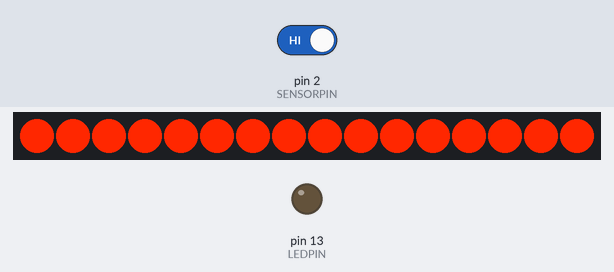
Recording of a sketch running on a simulated Arduino Uno, built with avr-gcc and run on an emulated ATmega328P. Shown: 16 RGB LEDs in strip order, left to right, output pins drawn as LEDs (lit = HIGH). The test bench sets the inputs (shaded band); at power-on: pin 2 (SENSORPIN) HIGH. Dim RGB values are drawn brighter than linear.

Above: at 1.2 s.
1.3 s: pin 2 (SENSORPIN) driven LOW
At 3.5 s:
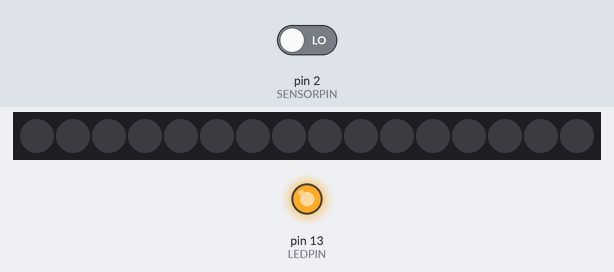
At 5.66 s:
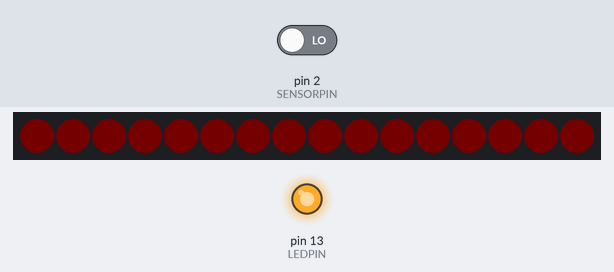
Timing chart, 0 to 7.2 s (numbered marks = the images above; inputs shaded):
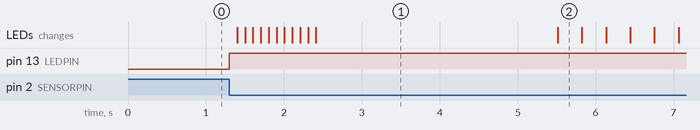

The sketch:

Eye_Code.ino
```cpp
#include <Adafruit_NeoPixel.h>          // Library for NeoPixels

#define pinPix 3                       // Pin driving NeoPixel Ring or String
#define numPix 16                      // Number of NeoPixels in the Ring or Strip
#define flash 6                      //Number of times for eye to flash
#define R 255
#define G 39
#define B 0
#define steps 200
//Set up neopixel ring
Adafruit_NeoPixel myNeoPixels = Adafruit_NeoPixel(numPix, pinPix, NEO_GRB + NEO_KHZ800);


#define LEDPIN 13                      // Board LED pin
#define SENSORPIN 2                    // IR Sensor Pin
int sensorState = 0, lastState=0;   //sensor variables


void setup() {
  myNeoPixels.begin();   // Initialize the NeoPixel array in the Arduino's memory,
  myNeoPixels.show();    // turn all pixels off, and upload to ring or string

  pinMode(LEDPIN, OUTPUT);
  pinMode(SENSORPIN, INPUT_PULLUP);
  Serial.begin(9600);
}

void loop() {
  //breathe(20, 100, 255,39,0);       // Pause; Number of steps; Full-on R,G,B values

  // read the state of the pushbutton value:
  sensorState = digitalRead(SENSORPIN);

  //sensor state low is beam broken
  if (sensorState == LOW) {
    // turn LED on:
    digitalWrite(LEDPIN, HIGH);
    for (int i=0;i<flash;i++){
      for (int i=0;i<numPix;i++){
        myNeoPixels.setPixelColor(i,R,G,B);
      }
      myNeoPixels.show();
      delay(100);
      for (int i=0;i<numPix;i++){
        myNeoPixels.setPixelColor(i,0,0,0);
      }
      myNeoPixels.show();
      delay(100);
    }
    delay(3000);
    int tmpR, tmpG, tmpB;
    for (int s=1; s<=steps; s++) {
      tmpR = (R * s) / steps;     // Multiply first to avoid truncation errors
      tmpG = 0.25*(G * s) / steps;
      //tmpB = (B * s) / steps;

      for (int i=0; i<numPix; i++) {
        myNeoPixels.setPixelColor(i,tmpR,tmpG,tmpB);
      }
      myNeoPixels.show();
      delay(30);
    }


  }
  else {
    // turn LED on:
    digitalWrite(LEDPIN, LOW);
    for (int i=0;i<numPix;i++){
      myNeoPixels.setPixelColor(i,R,G,B);
    }
    myNeoPixels.show();
  }

}
```

Measured:
- after the input at 1.3 s, pin 13 (LEDPIN): LOW → HIGH at once; the LEDs: change after 0.10 s (image 1)
- what the display in image 1 shows lasts 3.1 s, from 2.4 s to 5.5 s
